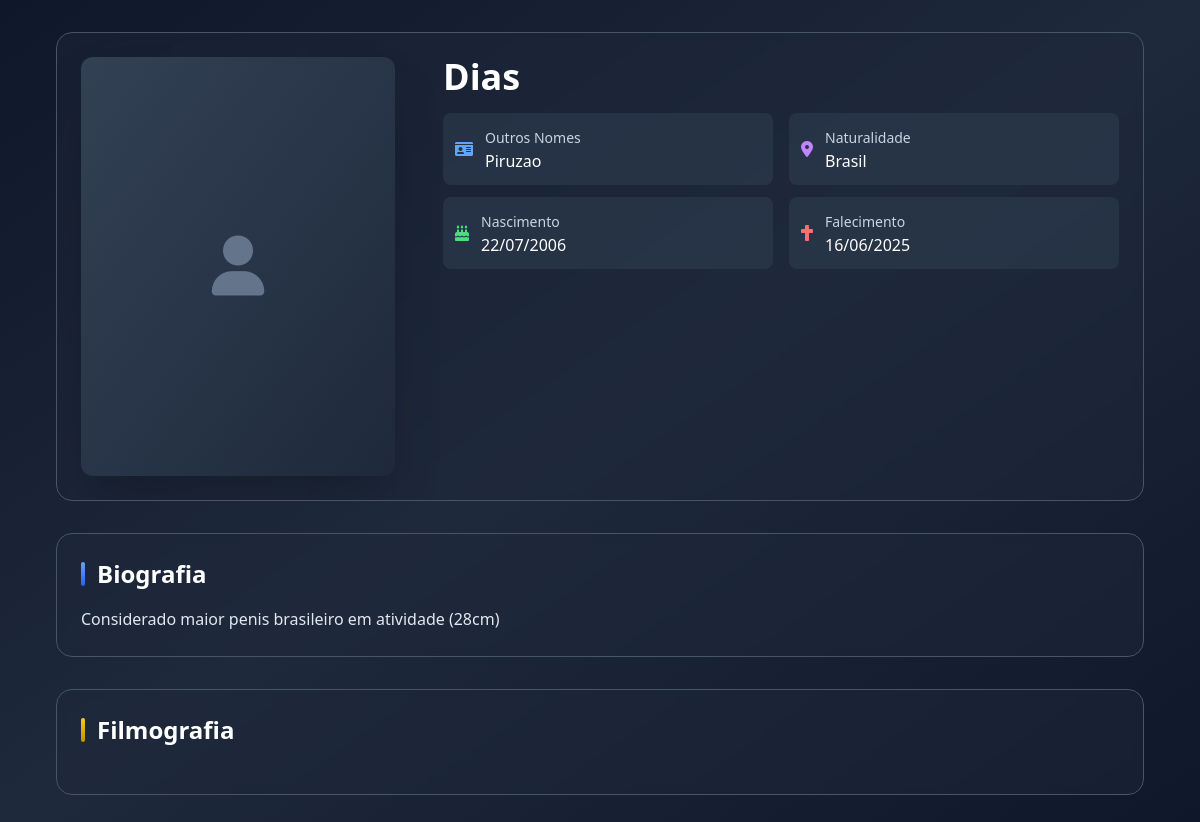
/artista/2/, run on the app's committed database.
### core/models.py (models this page shows, shortened)
class Artista(models.Model):
    nome_principal = models.CharField(max_length=200, verbose_name="Nome Principal")
    outros_nomes = models.CharField(max_length=500, blank=True, null=True, verbose_name="Outros Nomes")
    biografia = models.TextField(blank=True, null=True, verbose_name="Biografia")
    foto = models.ImageField(upload_to='artistas_fotos/', blank=True, null=True, verbose_name="Foto")
    data_nascimento = models.DateField(blank=True, null=True, verbose_name="Data de Nascimento")
    naturalidade = models.CharField(max_length=150, blank=True, null=True, verbose_name="Naturalidade")
    data_obito = models.DateField(blank=True, null=True, verbose_name="Data do Óbito")

### core/views.py (the view, shortened to what this page needs)
# urls.py: path('artista/<int:artista_id>/', views.artista_detalhe_view, name='artista_detalhe'),
def artista_detalhe_view(request, artista_id):
    artista = get_object_or_404(Artista, pk=artista_id)
    participacoes_filmes = ElencoFilme.objects.filter(artista=artista)
    series_ids = ElencoEpisodio.objects.filter(
        artista=artista
    ).values_list('episodio__temporada__serie__id', flat=True).distinct()
    series_participadas = Serie.objects.filter(pk__in=series_ids)
    filmografia_combinada = []
    filmografia_ordenada = sorted(
        filmografia_combinada,
        key=lambda item: item['data'],
        reverse=True
    )
    context = {
        'artista': artista,
        'filmografia': filmografia_ordenada,
    }
    return render(request, 'core/artista_detalhe.html', context)

### core/templates/core/artista_detalhe.html (shortened to what this page needs)
<!DOCTYPE html>
<html lang="pt-br">
<head>
    <script src="https://cdn.tailwindcss.com"></script>
    <link href="https://cdnjs.cloudflare.com/ajax/libs/font-awesome/6.0.0/css/all.min.css" rel="stylesheet">
</head>
<body class="bg-gradient-to-br from-dark-900 via-dark-800 to-dark-900 text-white min-h-screen">
    <div class="max-w-6xl mx-auto px-4 sm:px-6 lg:px-8 py-8">
        <div class="bg-dark-800/50 backdrop-blur-sm rounded-2xl border border-dark-600 overflow-hidden mb-8">
            <div class="flex flex-col lg:flex-row">
                <div class="lg:w-1/3 p-6">
                    <div class="aspect-[3/4] rounded-xl overflow-hidden shadow-2xl">
                        {% if artista.foto %}
                            <img src="{{ artista.foto.url }}"
                                 alt="Foto de {{ artista.nome_principal }}"
                                 class="w-full h-full object-cover">
                        {% else %}
                            <div class="w-full h-full bg-gradient-to-br from-dark-700 to-dark-800 flex items-center justify-center">
                                <i class="fas fa-user text-6xl text-dark-500"></i>
                            </div>
                        {% endif %}
                    </div>
                </div>
                <div class="lg:w-2/3 p-6">
                    <div class="space-y-4">
                        <h1 class="text-4xl font-bold text-white mb-4">{{ artista.nome_principal }}</h1>
                        <div class="grid grid-cols-1 md:grid-cols-2 gap-4">
                            <div class="space-y-3">
                                <div class="flex items-center space-x-3 bg-dark-700/50 rounded-lg p-3">
                                    <i class="fas fa-id-card text-blue-400"></i>
                                    <div>
                                        <span class="text-dark-300 text-sm">Outros Nomes</span>
                                        <p class="text-white font-medium">{{ artista.outros_nomes|default:'N/A' }}</p>
                                    </div>
                                </div>
                                <div class="flex items-center space-x-3 bg-dark-700/50 rounded-lg p-3">
                                    <i class="fas fa-birthday-cake text-green-400"></i>
                                    <div>
                                        <span class="text-dark-300 text-sm">Nascimento</span>
                                        <p class="text-white font-medium">{{ artista.data_nascimento|date:'d/m/Y'|default:'N/A' }}</p>
                                    </div>
                                </div>
                            </div>
                            <div class="space-y-3">
                                <div class="flex items-center space-x-3 bg-dark-700/50 rounded-lg p-3">
                                    <i class="fas fa-map-marker-alt text-purple-400"></i>
                                    <div>
                                        <span class="text-dark-300 text-sm">Naturalidade</span>
                                        <p class="text-white font-medium">{{ artista.naturalidade|default:'N/A' }}</p>
                                    </div>
                                </div>
                                {% if artista.data_obito %}
                                <div class="flex items-center space-x-3 bg-dark-700/50 rounded-lg p-3">
                                    <i class="fas fa-cross text-red-400"></i>
                                    <div>
                                        <span class="text-dark-300 text-sm">Falecimento</span>
                                        <p class="text-white font-medium">{{ artista.data_obito|date:'d/m/Y' }}</p>
                                    </div>
                                </div>
                                {% endif %}
                            </div>
                        </div>
                    </div>
                </div>
            </div>
        </div>
        {% if artista.biografia %}
        <div class="bg-dark-800/50 backdrop-blur-sm rounded-2xl border border-dark-600 p-6 mb-8">
            <div class="flex items-center space-x-3 mb-4">
                <div class="w-1 h-6 bg-gradient-to-b from-primary-400 to-primary-600 rounded-full"></div>
                <h2 class="text-2xl font-bold text-white">Biografia</h2>
            </div>
            <p class="text-dark-200 leading-relaxed text-justify whitespace-pre-wrap">{{ artista.biografia }}</p>
        </div>
        {% endif %}
        <div class="bg-dark-800/50 backdrop-blur-sm rounded-2xl border border-dark-600 p-6">
            <div class="flex items-center space-x-3 mb-6">
                <div class="w-1 h-6 bg-gradient-to-b from-yellow-400 to-yellow-600 rounded-full"></div>
                <h2 class="text-2xl font-bold text-white">Filmografia</h2>
            </div>
        </div>
    </div>
</body>
</html>

### data on the page
Artista: nome_principal "Dias", outros_nomes "Piruzao", data_nascimento "22/07/2006", naturalidade "Brasil", data_obito "16/06/2025", biografia "Considerado maior penis brasileiro em atividade (28cm)"
